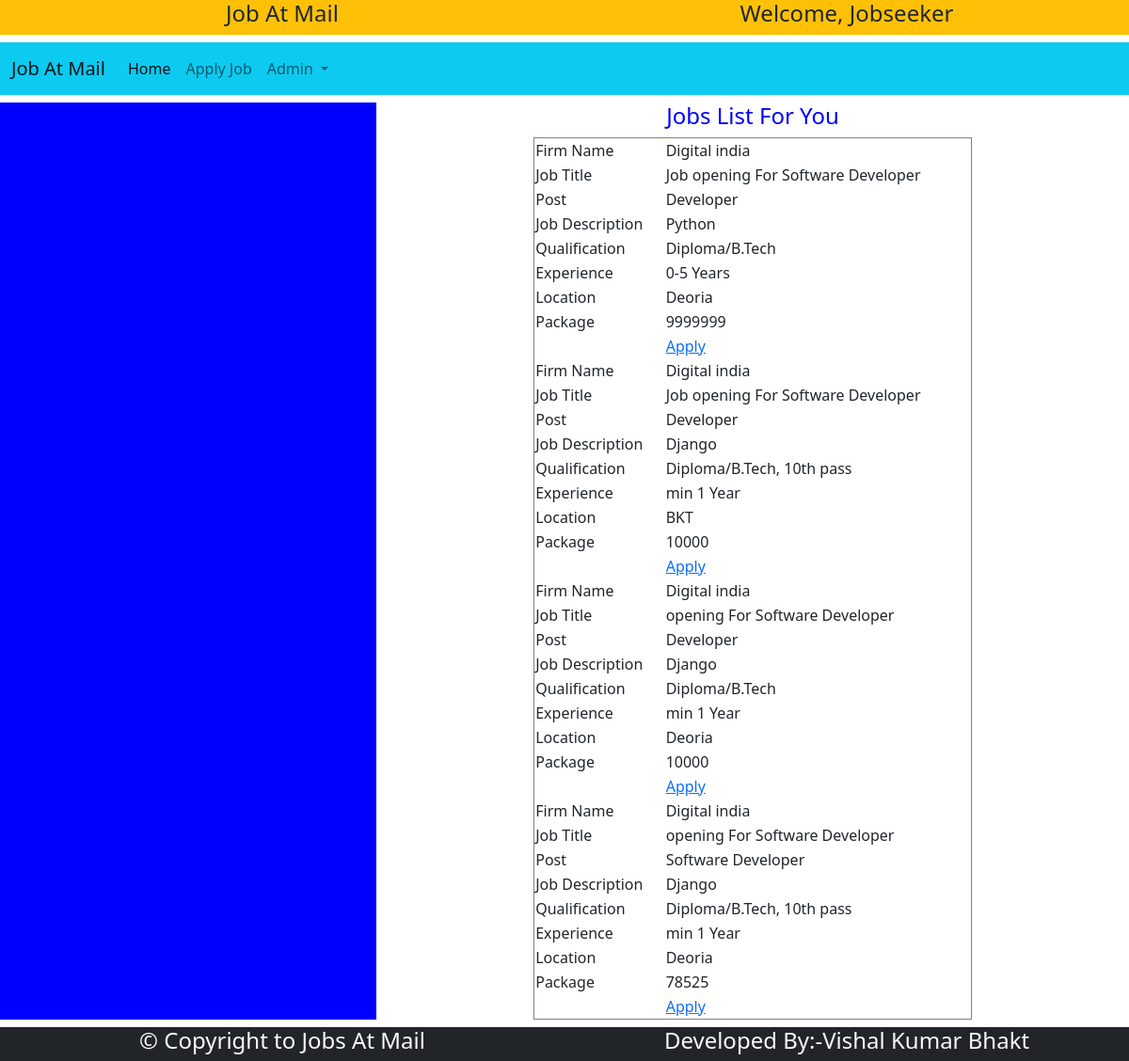
The page /applyjob/ (signed in) on the database its author committed.
### jamapp/models.py (models this page shows)
class Jobs(models.Model):
    firmname=models.CharField(max_length=100)
    jobtitle=models.CharField(max_length=100)
    post=models.CharField(max_length=50)
    jobdesc=models.TextField()
    qualification=models.CharField(max_length=100)
    experience=models.CharField(max_length=20)
    location=models.CharField(max_length=100)
    salarypa=models.IntegerField()
    posteddate=models.CharField(max_length=30)
    emailaddress=models.EmailField(max_length=50)

### jamapp/views.py (the view)
# urls.py: path('applyjob/',views.applyjob,name='applyjob'),
def applyjob(request):
    try:
        if request.session['jobseeker']:
            jb=Jobs.objects.all()
            return render(request,'applyjob.html',{'jb':jb})
    except:
        return render(request,'login.html')

### jamapp/templates/applyjob.html
{% extends "jobbase.html" %}
{% block body %}
    <h4 style="color:blue;text-align:center;">
        Jobs List For You
    </h4>
    <div style="width:100%">
        <table border="1" style="margin:0 auto;width:60%;">
            {% for j in jb %}
            <tr>
                <td>Firm Name</td>
                <td>{{j.firmname}}</td>
            </tr>
            <tr>
                <td>Job Title</td>
                <td>{{j.jobtitle}}</td>
            </tr>
            <tr>
                <td>Post</td>
                <td>{{j.post}}</td>
            </tr>
            <tr>
                <td>Job Description</td>
                <td>{{j.jobdesc}}</td>
            </tr>
            <tr>
                <td>Qualification</td>
                <td>{{j.qualification}}</td>
            </tr>
            <tr>
                <td>Experience</td>
                <td>{{j.experience}}</td>
            </tr>
            <tr>
                <td>Location</td>
                <td>{{j.location}}</td>
            </tr>
            <tr>
                <td>Package</td>
                <td>{{j.salarypa}}</td>
            </tr>
            <tr>
                <td>&nbsp;</td>
                <td>
                    <a href="{% url 'appliedjobs' id=j.id %}">Apply</a>
                </td>
            </tr>
            {% endfor %}
        </table>
    </div>
{% endblock body %}

### jamapp/templates/jobbase.html (shortened to what this page needs)
<!DOCTYPE html>
<html lang="en">
{% load static %}
<head>
    <link href="{% static 'css/bootstrap.css' %}" rel="stylesheet" />
</head>
<body>
   <div class="container-fluid">
       <div class="row bg-warning text-dark text-center">
           <div class="col-sm-6">
               <h4>Job At Mail</h4>
           </div>
           <div class="col-sm-6">
               <h4>Welcome, Jobseeker</h4>
           </div>
       </div>
       <div class="row mt-2">
           <div class="col-sm-12 p-0">
               <nav class="navbar navbar-expand-lg bg-info ">
  <div class="container-fluid">
    <a class="navbar-brand" href="#">Job At Mail</a>
    <div class="collapse navbar-collapse" id="navbarNavDropdown">
      <ul class="navbar-nav">
        <li class="nav-item">
          <a class="nav-link active" aria-current="page" href="{% url 'jobhome' %}">Home</a>
        </li>
        <li class="nav-item">
          <a class="nav-link" href="{% url 'applyjob' %}">Apply Job</a>
        </li>
        <li class="nav-item dropdown">
          <a class="nav-link dropdown-toggle" href="#" role="button" data-bs-toggle="dropdown" aria-expanded="false">
            Admin
          </a>
        </li>
      </ul>
    </div>
  </div>
</nav>
           </div>
       </div>
       <div class="row mt-2">
            <div class="col-sm-4 left ">
            </div>
           <div class="col-sm-8 right">
                {% block body %}
               {% endblock body %}
           </div>
       </div>
       <div class="row mt-2 bg-dark text-light text-center">
           <div class="col-sm-6">
                <h4>&copy; Copyright to Jobs At Mail</h4>
           </div>
           <div class="col-sm-6">
                <h4>Developed By:-Vishal Kumar Bhakt</h4>
           </div>
       </div>
   </div>
</body>
</html>

### jamapp/templates/jobbase.html (style rules this page uses)
.left { background-color:blue; min-height:500px; }
.right { background-color:white; min-height:500px; }

### rows shown on the page
Jobs: firmname "Digital india", jobtitle "Job opening For Software Developer", post "Developer", jobdesc "Python", qualification "Diploma/B.Tech", experience "0-5 Years", location "Deoria", salarypa "9999999"
Jobs: firmname "Digital india", jobtitle "Job opening For Software Developer", post "Developer", jobdesc "Django", qualification "Diploma/B.Tech, 10th pass", experience "min 1 Year", location "BKT", salarypa "10000"
Jobs: firmname "Digital india", jobtitle "opening For Software Developer", post "Developer", jobdesc "Django", qualification "Diploma/B.Tech", experience "min 1 Year", location "Deoria", salarypa "10000"
Jobs: firmname "Digital india", jobtitle "opening For Software Developer", post "Software Developer", jobdesc "Django", qualification "Diploma/B.Tech, 10th pass", experience "min 1 Year", location "Deoria", salarypa "78525"
